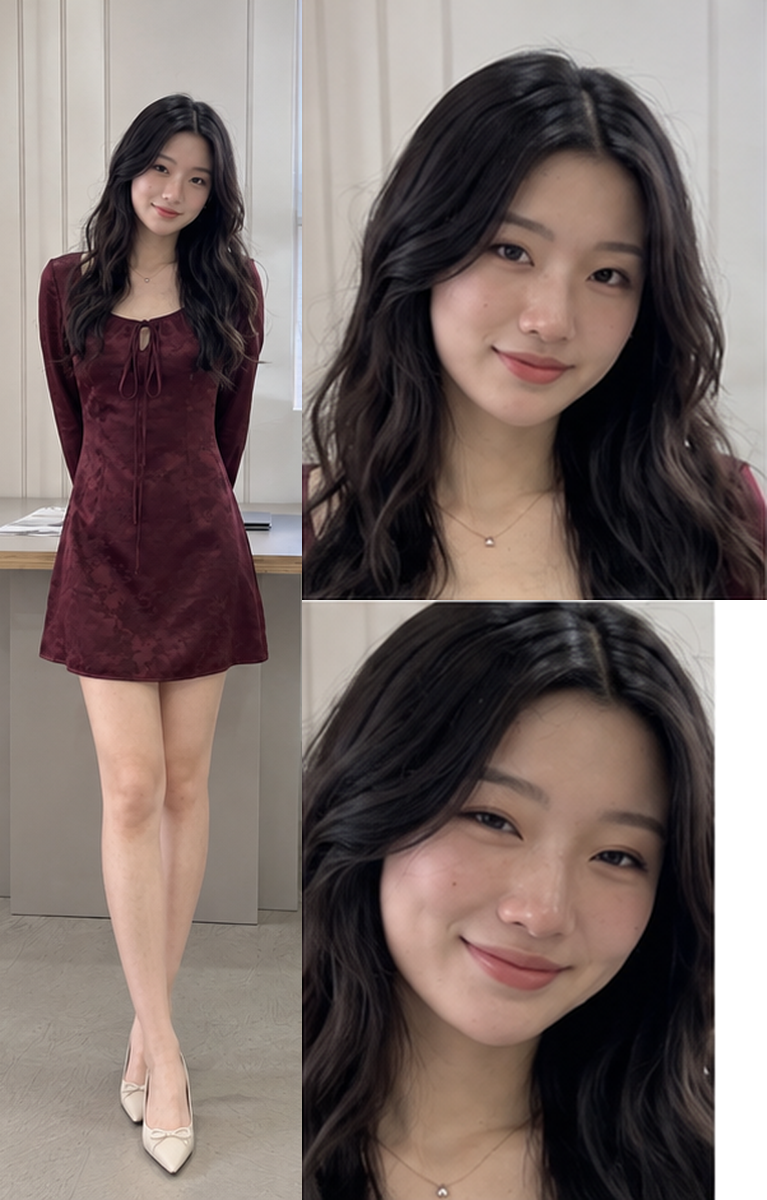
#> input picture ref/model_identity.png, 767 x 1200 px
$ python crop_panels.py ../ref/model_identity.png ../ref/model_identity.png 5
#> lines starting #> are read from the running program, lines starting #| are printed output that depends on the picture
#!/usr/bin/env python3
"""Cắt scene sheet (n khung cạnh nhau) thành từng khung 9:16. Dùng: crop_panels.py sheet.png outdir [n=3]"""
import sys
from pathlib import Path
from PIL import Image
src, out = Path(sys.argv[1]), Path(sys.argv[2]); n = int(sys.argv[3]) if len(sys.argv) > 3 else 3
im = Image.open(src).convert("RGB"); w, h = im.size; out.mkdir(parents=True, exist_ok=True)
#> further down, im is the input picture: PIL image 767x1200 RGB; mean R, G, B 120.4, 106.7, 103
#> after `w, h = im.size`: w = 767; h = 1200
m = 6  # chừa vạch ngăn giữa các khung
for i in range(n):
    x0, x1 = round(i*w/n)+m, round((i+1)*w/n)-m
    im.crop((x0, 0, x1, h)).save(out/f"panel-{i+1}.png"); print(out/f"panel-{i+1}.png", (x1-x0, h))
#> this loop made 5 passes
#| ../ref/model_identity.png/panel-1.png (141, 1200)
#| ../ref/model_identity.png/panel-2.png (142, 1200)
#| ../ref/model_identity.png/panel-3.png (141, 1200)
#| ../ref/model_identity.png/panel-4.png (142, 1200)
#| ../ref/model_identity.png/panel-5.png (141, 1200)
#> pass 1, `im.crop((x0, 0, x1, h)).save(out / f'panel-{i + 1}.png')`:
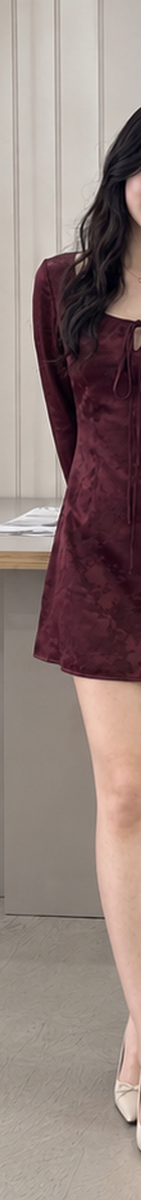
#> saved as panel-1.png: PIL image 141x1200 RGB; mean R, G, B 145.4, 127.8, 123.1
#> pass 2, `im.crop((x0, 0, x1, h)).save(out / f'panel-{i + 1}.png')`:
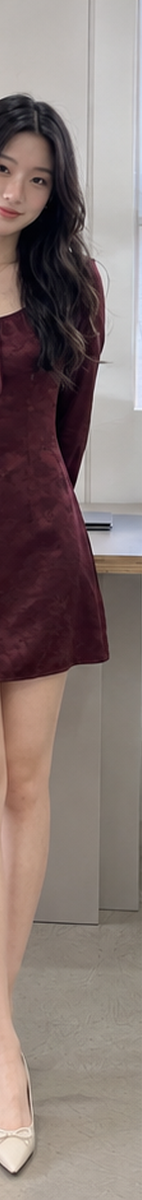
#> saved as panel-2.png: PIL image 142x1200 RGB; mean R, G, B 133.1, 118.4, 114.7
